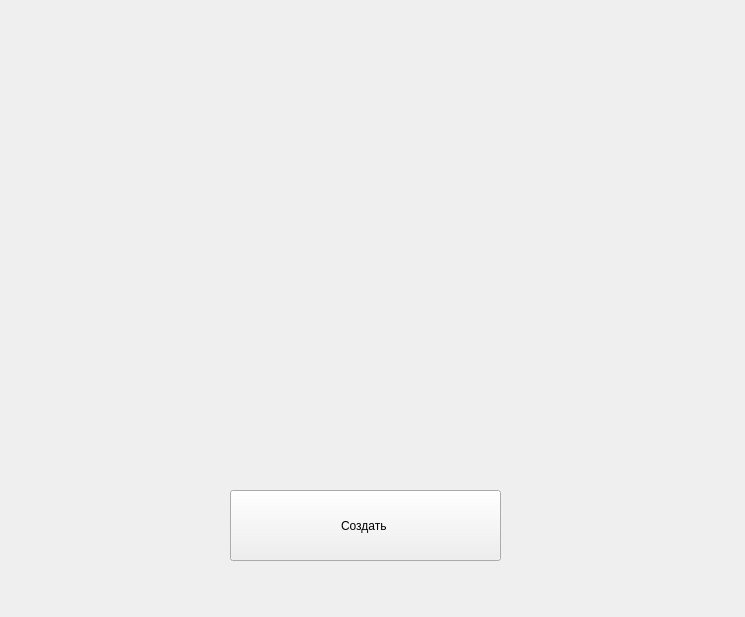
<?xml version="1.0" encoding="UTF-8"?>
<ui version="4.0">
 <class>Form</class>
 <widget class="QWidget" name="Form">
  <property name="geometry">
   <rect>
    <x>0</x>
    <y>0</y>
    <width>745</width>
    <height>617</height>
   </rect>
  </property>
  <property name="windowTitle">
   <string>Form</string>
  </property>
  <widget class="QPushButton" name="pushButton">
   <property name="geometry">
    <rect>
     <x>230</x>
     <y>490</y>
     <width>271</width>
     <height>71</height>
    </rect>
   </property>
   <property name="text">
    <string>Создать </string>
   </property>
  </widget>
 </widget>
 <resources/>
 <connections/>
</ui>
